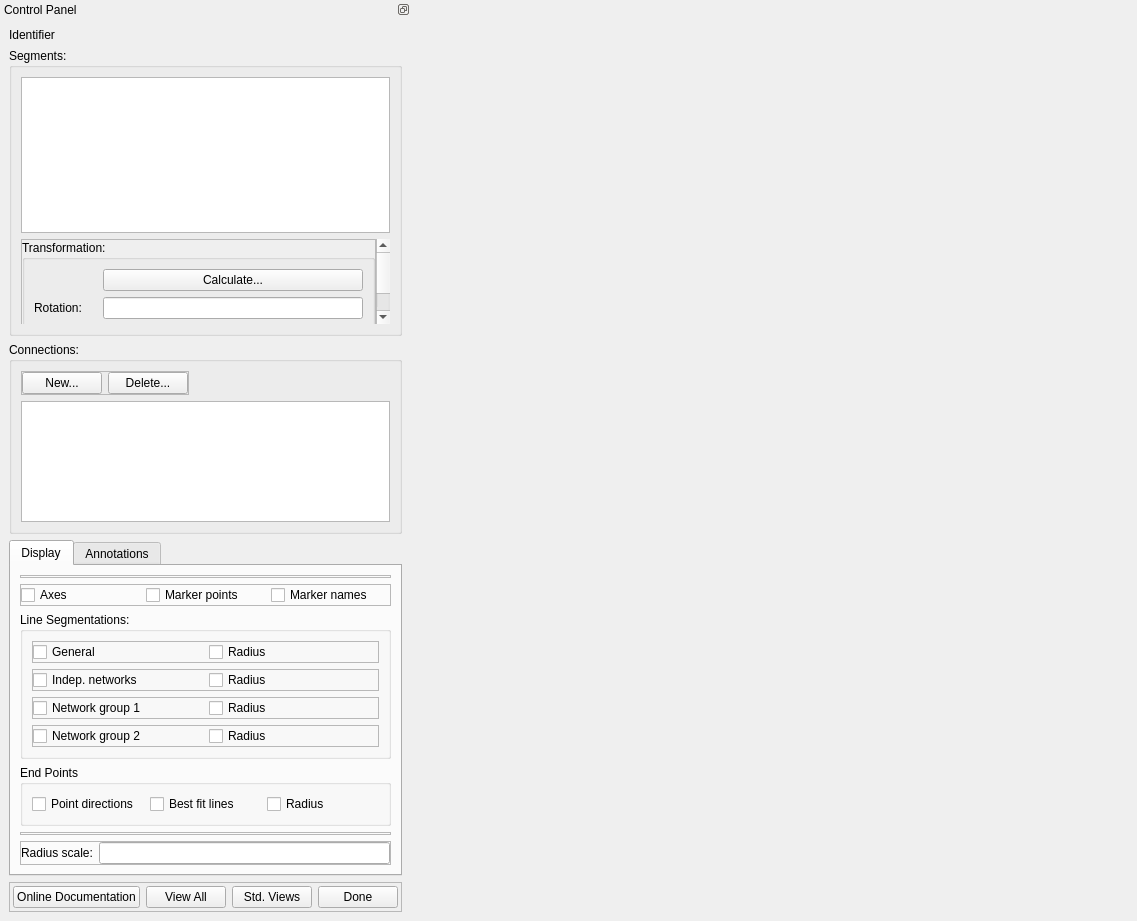
<?xml version="1.0" encoding="UTF-8"?>
<ui version="4.0">
 <class>SegmentationStitcherWidget</class>
 <widget class="QWidget" name="SegmentationStitcherWidget">
  <property name="geometry">
   <rect>
    <x>0</x>
    <y>0</y>
    <width>1137</width>
    <height>921</height>
   </rect>
  </property>
  <property name="sizePolicy">
   <sizepolicy hsizetype="Preferred" vsizetype="Preferred">
    <horstretch>0</horstretch>
    <verstretch>0</verstretch>
   </sizepolicy>
  </property>
  <property name="minimumSize">
   <size>
    <width>0</width>
    <height>0</height>
   </size>
  </property>
  <property name="windowTitle">
   <string>Segmentation Stitcher</string>
  </property>
  <layout class="QHBoxLayout" name="horizontalLayout">
   <property name="spacing">
    <number>4</number>
   </property>
   <property name="leftMargin">
    <number>0</number>
   </property>
   <property name="topMargin">
    <number>0</number>
   </property>
   <property name="rightMargin">
    <number>0</number>
   </property>
   <property name="bottomMargin">
    <number>0</number>
   </property>
   <item>
    <widget class="QDockWidget" name="dockWidget">
     <property name="sizePolicy">
      <sizepolicy hsizetype="Preferred" vsizetype="Preferred">
       <horstretch>0</horstretch>
       <verstretch>0</verstretch>
      </sizepolicy>
     </property>
     <property name="features">
      <set>QDockWidget::DockWidgetFloatable|QDockWidget::DockWidgetMovable</set>
     </property>
     <property name="allowedAreas">
      <set>Qt::AllDockWidgetAreas</set>
     </property>
     <property name="windowTitle">
      <string>Control Panel</string>
     </property>
     <widget class="QWidget" name="dockWidgetContents">
      <property name="sizePolicy">
       <sizepolicy hsizetype="Preferred" vsizetype="Expanding">
        <horstretch>0</horstretch>
        <verstretch>0</verstretch>
       </sizepolicy>
      </property>
      <layout class="QVBoxLayout" name="verticalLayout">
       <item>
        <widget class="QLabel" name="identifier_label">
         <property name="sizePolicy">
          <sizepolicy hsizetype="Preferred" vsizetype="Preferred">
           <horstretch>0</horstretch>
           <verstretch>0</verstretch>
          </sizepolicy>
         </property>
         <property name="text">
          <string>Identifier</string>
         </property>
        </widget>
       </item>
       <item>
        <widget class="QGroupBox" name="segments_groupBox">
         <property name="sizePolicy">
          <sizepolicy hsizetype="Preferred" vsizetype="Preferred">
           <horstretch>0</horstretch>
           <verstretch>0</verstretch>
          </sizepolicy>
         </property>
         <property name="title">
          <string>Segments:</string>
         </property>
         <layout class="QVBoxLayout" name="verticalLayout_2">
          <item>
           <widget class="QListWidget" name="segments_listWidget"/>
          </item>
          <item>
           <widget class="QScrollArea" name="stepedit_scrollArea">
            <property name="sizePolicy">
             <sizepolicy hsizetype="Preferred" vsizetype="Preferred">
              <horstretch>0</horstretch>
              <verstretch>0</verstretch>
             </sizepolicy>
            </property>
            <property name="frameShape">
             <enum>QFrame::NoFrame</enum>
            </property>
            <property name="horizontalScrollBarPolicy">
             <enum>Qt::ScrollBarAsNeeded</enum>
            </property>
            <property name="widgetResizable">
             <bool>true</bool>
            </property>
            <widget class="QWidget" name="stepedit_scrollAreaWidgetContents">
             <property name="geometry">
              <rect>
               <x>0</x>
               <y>0</y>
               <width>360</width>
               <height>226</height>
              </rect>
             </property>
             <layout class="QVBoxLayout" name="verticalLayout_3">
              <property name="spacing">
               <number>0</number>
              </property>
              <property name="leftMargin">
               <number>0</number>
              </property>
              <property name="topMargin">
               <number>0</number>
              </property>
              <property name="rightMargin">
               <number>0</number>
              </property>
              <property name="bottomMargin">
               <number>0</number>
              </property>
              <item>
               <widget class="QFrame" name="segment_frame">
                <property name="frameShape">
                 <enum>QFrame::StyledPanel</enum>
                </property>
                <property name="frameShadow">
                 <enum>QFrame::Raised</enum>
                </property>
                <layout class="QVBoxLayout" name="verticalLayout_5">
                 <property name="leftMargin">
                  <number>0</number>
                 </property>
                 <property name="topMargin">
                  <number>0</number>
                 </property>
                 <property name="rightMargin">
                  <number>0</number>
                 </property>
                 <property name="bottomMargin">
                  <number>0</number>
                 </property>
                 <item>
                  <widget class="QGroupBox" name="segmentTransformation_groupBox">
                   <property name="title">
                    <string>Transformation:</string>
                   </property>
                   <layout class="QFormLayout" name="formLayout">
                    <property name="fieldGrowthPolicy">
                     <enum>QFormLayout::AllNonFixedFieldsGrow</enum>
                    </property>
                    <item row="0" column="1">
                     <widget class="QPushButton" name="segmentTransformationCalculate_pushButton">
                      <property name="text">
                       <string>Calculate...</string>
                      </property>
                     </widget>
                    </item>
                    <item row="1" column="0">
                     <widget class="QLabel" name="segmentRotation_label">
                      <property name="text">
                       <string>Rotation:</string>
                      </property>
                     </widget>
                    </item>
                    <item row="1" column="1">
                     <widget class="QLineEdit" name="segmentRotation_lineEdit"/>
                    </item>
                    <item row="2" column="0">
                     <widget class="QLabel" name="segmentTranslation_label">
                      <property name="text">
                       <string>Translation:</string>
                      </property>
                     </widget>
                    </item>
                    <item row="2" column="1">
                     <widget class="QLineEdit" name="segmentTranslation_lineEdit"/>
                    </item>
                   </layout>
                  </widget>
                 </item>
                </layout>
               </widget>
              </item>
             </layout>
            </widget>
           </widget>
          </item>
         </layout>
        </widget>
       </item>
       <item>
        <widget class="QGroupBox" name="connections_groupBox">
         <property name="title">
          <string>Connections:</string>
         </property>
         <layout class="QFormLayout" name="formLayout_3">
          <item row="0" column="0">
           <widget class="QFrame" name="connectionsControls_frame">
            <property name="sizePolicy">
             <sizepolicy hsizetype="Preferred" vsizetype="Preferred">
              <horstretch>0</horstretch>
              <verstretch>0</verstretch>
             </sizepolicy>
            </property>
            <property name="frameShape">
             <enum>QFrame::StyledPanel</enum>
            </property>
            <property name="frameShadow">
             <enum>QFrame::Raised</enum>
            </property>
            <layout class="QHBoxLayout" name="horizontalLayout_11">
             <property name="leftMargin">
              <number>0</number>
             </property>
             <property name="topMargin">
              <number>0</number>
             </property>
             <property name="rightMargin">
              <number>0</number>
             </property>
             <property name="bottomMargin">
              <number>0</number>
             </property>
             <item>
              <widget class="QPushButton" name="conntectionsNew_pushButton">
               <property name="text">
                <string>New...</string>
               </property>
              </widget>
             </item>
             <item>
              <widget class="QPushButton" name="connectionsDelete_pushButton">
               <property name="text">
                <string>Delete...</string>
               </property>
              </widget>
             </item>
            </layout>
           </widget>
          </item>
          <item row="1" column="0" colspan="2">
           <widget class="QListWidget" name="connections_listWidget"/>
          </item>
         </layout>
        </widget>
       </item>
       <item>
        <widget class="QTabWidget" name="controls_tabWidget">
         <property name="sizePolicy">
          <sizepolicy hsizetype="Expanding" vsizetype="Minimum">
           <horstretch>0</horstretch>
           <verstretch>0</verstretch>
          </sizepolicy>
         </property>
         <property name="currentIndex">
          <number>0</number>
         </property>
         <widget class="QWidget" name="display_tab">
          <attribute name="title">
           <string>Display</string>
          </attribute>
          <layout class="QVBoxLayout" name="verticalLayout_7">
           <item>
            <widget class="QFrame" name="displayMisc_frame">
             <property name="frameShape">
              <enum>QFrame::StyledPanel</enum>
             </property>
             <property name="frameShadow">
              <enum>QFrame::Raised</enum>
             </property>
             <layout class="QHBoxLayout" name="horizontalLayout_8">
              <property name="leftMargin">
               <number>0</number>
              </property>
              <property name="topMargin">
               <number>0</number>
              </property>
              <property name="rightMargin">
               <number>0</number>
              </property>
              <property name="bottomMargin">
               <number>0</number>
              </property>
             </layout>
            </widget>
           </item>
           <item>
            <widget class="QFrame" name="displayMarker_frame">
             <property name="frameShape">
              <enum>QFrame::StyledPanel</enum>
             </property>
             <property name="frameShadow">
              <enum>QFrame::Raised</enum>
             </property>
             <layout class="QGridLayout" name="gridLayout">
              <property name="leftMargin">
               <number>0</number>
              </property>
              <property name="topMargin">
               <number>0</number>
              </property>
              <property name="rightMargin">
               <number>0</number>
              </property>
              <property name="bottomMargin">
               <number>0</number>
              </property>
              <item row="3" column="2">
               <widget class="QCheckBox" name="displayMarkerNames_checkBox">
                <property name="text">
                 <string>Marker names</string>
                </property>
               </widget>
              </item>
              <item row="3" column="1">
               <widget class="QCheckBox" name="displayMarkerPoints_checkBox">
                <property name="text">
                 <string>Marker points</string>
                </property>
               </widget>
              </item>
              <item row="3" column="0">
               <widget class="QCheckBox" name="displayAxes_checkBox">
                <property name="text">
                 <string>Axes</string>
                </property>
               </widget>
              </item>
             </layout>
            </widget>
           </item>
           <item>
            <widget class="QGroupBox" name="displayLineCategories_groupBox">
             <property name="title">
              <string>Line Segmentations:</string>
             </property>
             <layout class="QVBoxLayout" name="verticalLayout_4">
              <item>
               <widget class="QFrame" name="displayLineGeneral_frame">
                <property name="frameShape">
                 <enum>QFrame::StyledPanel</enum>
                </property>
                <property name="frameShadow">
                 <enum>QFrame::Raised</enum>
                </property>
                <layout class="QHBoxLayout" name="horizontalLayout_9">
                 <property name="leftMargin">
                  <number>0</number>
                 </property>
                 <property name="topMargin">
                  <number>0</number>
                 </property>
                 <property name="rightMargin">
                  <number>0</number>
                 </property>
                 <property name="bottomMargin">
                  <number>0</number>
                 </property>
                 <item>
                  <widget class="QCheckBox" name="displayLineGeneral_checkBox">
                   <property name="text">
                    <string>General               </string>
                   </property>
                  </widget>
                 </item>
                 <item>
                  <widget class="QCheckBox" name="displayLineGeneralRadius_checkBox">
                   <property name="sizePolicy">
                    <sizepolicy hsizetype="Minimum" vsizetype="Fixed">
                     <horstretch>0</horstretch>
                     <verstretch>0</verstretch>
                    </sizepolicy>
                   </property>
                   <property name="text">
                    <string>Radius</string>
                   </property>
                  </widget>
                 </item>
                </layout>
               </widget>
              </item>
              <item>
               <widget class="QFrame" name="displayIndepNetworks_frame">
                <property name="frameShape">
                 <enum>QFrame::StyledPanel</enum>
                </property>
                <property name="frameShadow">
                 <enum>QFrame::Raised</enum>
                </property>
                <layout class="QHBoxLayout" name="horizontalLayout_10">
                 <property name="leftMargin">
                  <number>0</number>
                 </property>
                 <property name="topMargin">
                  <number>0</number>
                 </property>
                 <property name="rightMargin">
                  <number>0</number>
                 </property>
                 <property name="bottomMargin">
                  <number>0</number>
                 </property>
                 <item>
                  <widget class="QCheckBox" name="displayIndepNetworks_checkBox">
                   <property name="text">
                    <string>Indep. networks  </string>
                   </property>
                  </widget>
                 </item>
                 <item>
                  <widget class="QCheckBox" name="displayIndepNetworksRadius_checkBox">
                   <property name="text">
                    <string>Radius</string>
                   </property>
                  </widget>
                 </item>
                </layout>
               </widget>
              </item>
              <item>
               <widget class="QFrame" name="displayNetworkGroup1_frame">
                <property name="frameShape">
                 <enum>QFrame::StyledPanel</enum>
                </property>
                <property name="frameShadow">
                 <enum>QFrame::Raised</enum>
                </property>
                <layout class="QHBoxLayout" name="horizontalLayout_6">
                 <property name="leftMargin">
                  <number>0</number>
                 </property>
                 <property name="topMargin">
                  <number>0</number>
                 </property>
                 <property name="rightMargin">
                  <number>0</number>
                 </property>
                 <property name="bottomMargin">
                  <number>0</number>
                 </property>
                 <item>
                  <widget class="QCheckBox" name="displayNetworkGroup1_checkBox">
                   <property name="text">
                    <string>Network group 1</string>
                   </property>
                  </widget>
                 </item>
                 <item>
                  <widget class="QCheckBox" name="displayNetworkGroup1Radius_checkBox">
                   <property name="sizePolicy">
                    <sizepolicy hsizetype="Minimum" vsizetype="Fixed">
                     <horstretch>0</horstretch>
                     <verstretch>0</verstretch>
                    </sizepolicy>
                   </property>
                   <property name="text">
                    <string>Radius</string>
                   </property>
                  </widget>
                 </item>
                </layout>
               </widget>
              </item>
              <item>
               <widget class="QFrame" name="displayNetworkGroup2_frame">
                <property name="frameShape">
                 <enum>QFrame::StyledPanel</enum>
                </property>
                <property name="frameShadow">
                 <enum>QFrame::Raised</enum>
                </property>
                <layout class="QHBoxLayout" name="horizontalLayout_4">
                 <property name="leftMargin">
                  <number>0</number>
                 </property>
                 <property name="topMargin">
                  <number>0</number>
                 </property>
                 <property name="rightMargin">
                  <number>0</number>
                 </property>
                 <property name="bottomMargin">
                  <number>0</number>
                 </property>
                 <item>
                  <widget class="QCheckBox" name="displayNetworkGroup2_checkBox">
                   <property name="text">
                    <string>Network group 2</string>
                   </property>
                  </widget>
                 </item>
                 <item>
                  <widget class="QCheckBox" name="displayNetworkGroup2Radius_checkBox">
                   <property name="sizePolicy">
                    <sizepolicy hsizetype="Minimum" vsizetype="Fixed">
                     <horstretch>0</horstretch>
                     <verstretch>0</verstretch>
                    </sizepolicy>
                   </property>
                   <property name="text">
                    <string>Radius</string>
                   </property>
                  </widget>
                 </item>
                </layout>
               </widget>
              </item>
             </layout>
            </widget>
           </item>
           <item>
            <widget class="QGroupBox" name="displayEndPoint_groupBox">
             <property name="title">
              <string>End Points</string>
             </property>
             <layout class="QHBoxLayout" name="horizontalLayout_7">
              <item>
               <widget class="QCheckBox" name="displayEndPointDirections_checkBox">
                <property name="sizePolicy">
                 <sizepolicy hsizetype="Minimum" vsizetype="Fixed">
                  <horstretch>0</horstretch>
                  <verstretch>0</verstretch>
                 </sizepolicy>
                </property>
                <property name="text">
                 <string>Point directions</string>
                </property>
               </widget>
              </item>
              <item>
               <widget class="QCheckBox" name="displayEndPointBestFitLines_checkBox">
                <property name="text">
                 <string>Best fit lines</string>
                </property>
               </widget>
              </item>
              <item>
               <widget class="QCheckBox" name="displayEndPointRadius_checkBox">
                <property name="text">
                 <string>Radius</string>
                </property>
               </widget>
              </item>
             </layout>
            </widget>
           </item>
           <item>
            <widget class="QFrame" name="displayEndPoints_frame">
             <property name="frameShape">
              <enum>QFrame::StyledPanel</enum>
             </property>
             <property name="frameShadow">
              <enum>QFrame::Raised</enum>
             </property>
             <layout class="QHBoxLayout" name="horizontalLayout_5">
              <property name="leftMargin">
               <number>0</number>
              </property>
              <property name="topMargin">
               <number>0</number>
              </property>
              <property name="rightMargin">
               <number>0</number>
              </property>
              <property name="bottomMargin">
               <number>0</number>
              </property>
             </layout>
            </widget>
           </item>
           <item>
            <widget class="QFrame" name="displayScale_frame">
             <property name="frameShape">
              <enum>QFrame::StyledPanel</enum>
             </property>
             <property name="frameShadow">
              <enum>QFrame::Raised</enum>
             </property>
             <layout class="QHBoxLayout" name="horizontalLayout_3">
              <property name="leftMargin">
               <number>0</number>
              </property>
              <property name="topMargin">
               <number>0</number>
              </property>
              <property name="rightMargin">
               <number>0</number>
              </property>
              <property name="bottomMargin">
               <number>0</number>
              </property>
              <item>
               <widget class="QLabel" name="displayRadiusScale_label">
                <property name="text">
                 <string>Radius scale:</string>
                </property>
               </widget>
              </item>
              <item>
               <widget class="QLineEdit" name="displayRadiusScale_lineEdit"/>
              </item>
             </layout>
            </widget>
           </item>
          </layout>
         </widget>
         <widget class="QWidget" name="annotations_tab">
          <attribute name="title">
           <string>Annotations</string>
          </attribute>
          <layout class="QVBoxLayout" name="verticalLayout_12">
           <item>
            <widget class="QFrame" name="annotations_group_frame">
             <property name="frameShape">
              <enum>QFrame::StyledPanel</enum>
             </property>
             <property name="frameShadow">
              <enum>QFrame::Raised</enum>
             </property>
             <layout class="QFormLayout" name="formLayout_2">
              <property name="leftMargin">
               <number>0</number>
              </property>
              <property name="topMargin">
               <number>0</number>
              </property>
              <property name="rightMargin">
               <number>0</number>
              </property>
              <property name="bottomMargin">
               <number>0</number>
              </property>
              <item row="0" column="0">
               <widget class="QLabel" name="annotationName_label">
                <property name="text">
                 <string>Name:</string>
                </property>
               </widget>
              </item>
              <item row="1" column="0">
               <widget class="QLabel" name="annotationTerm_label">
                <property name="text">
                 <string>Term:</string>
                </property>
               </widget>
              </item>
              <item row="1" column="1">
               <widget class="QLineEdit" name="annotationTerm_lineEdit">
                <property name="enabled">
                 <bool>false</bool>
                </property>
               </widget>
              </item>
              <item row="2" column="0">
               <widget class="QLabel" name="annotationDimension_label">
                <property name="text">
                 <string>Dimension:</string>
                </property>
               </widget>
              </item>
              <item row="2" column="1">
               <widget class="QLineEdit" name="annotationDimension_lineEdit">
                <property name="enabled">
                 <bool>false</bool>
                </property>
               </widget>
              </item>
              <item row="3" column="0">
               <widget class="QLabel" name="annotationCategory_label">
                <property name="text">
                 <string>Category:</string>
                </property>
               </widget>
              </item>
              <item row="3" column="1">
               <widget class="QComboBox" name="annotationCategory_comboBox"/>
              </item>
              <item row="0" column="1">
               <widget class="QComboBox" name="annotationName_comboBox"/>
              </item>
             </layout>
            </widget>
           </item>
          </layout>
         </widget>
        </widget>
       </item>
       <item>
        <widget class="QFrame" name="bottom_frame">
         <property name="frameShape">
          <enum>QFrame::StyledPanel</enum>
         </property>
         <property name="frameShadow">
          <enum>QFrame::Raised</enum>
         </property>
         <layout class="QHBoxLayout" name="horizontalLayout_2">
          <property name="leftMargin">
           <number>3</number>
          </property>
          <property name="topMargin">
           <number>3</number>
          </property>
          <property name="rightMargin">
           <number>3</number>
          </property>
          <property name="bottomMargin">
           <number>3</number>
          </property>
          <item>
           <widget class="QPushButton" name="documentation_pushButton">
            <property name="text">
             <string>Online Documentation</string>
            </property>
           </widget>
          </item>
          <item>
           <widget class="QPushButton" name="viewAll_pushButton">
            <property name="text">
             <string>View All</string>
            </property>
           </widget>
          </item>
          <item>
           <widget class="QPushButton" name="stdViews_pushButton">
            <property name="text">
             <string>Std. Views</string>
            </property>
           </widget>
          </item>
          <item>
           <widget class="QPushButton" name="done_pushButton">
            <property name="sizePolicy">
             <sizepolicy hsizetype="Minimum" vsizetype="Fixed">
              <horstretch>0</horstretch>
              <verstretch>0</verstretch>
             </sizepolicy>
            </property>
            <property name="text">
             <string>Done</string>
            </property>
           </widget>
          </item>
         </layout>
        </widget>
       </item>
      </layout>
     </widget>
    </widget>
   </item>
   <item>
    <widget class="AlignmentSceneviewerWidget" name="alignmentsceneviewerwidget" native="true">
     <property name="sizePolicy">
      <sizepolicy hsizetype="Expanding" vsizetype="Expanding">
       <horstretch>1</horstretch>
       <verstretch>1</verstretch>
      </sizepolicy>
     </property>
     <property name="autoFillBackground">
      <bool>false</bool>
     </property>
    </widget>
   </item>
  </layout>
 </widget>
 <customwidgets>
  <customwidget>
   <class>AlignmentSceneviewerWidget</class>
   <extends>QWidget</extends>
   <header>cmlibs/widgets/alignmentsceneviewerwidget.h</header>
   <container>1</container>
  </customwidget>
 </customwidgets>
 <resources/>
 <connections/>
</ui>
